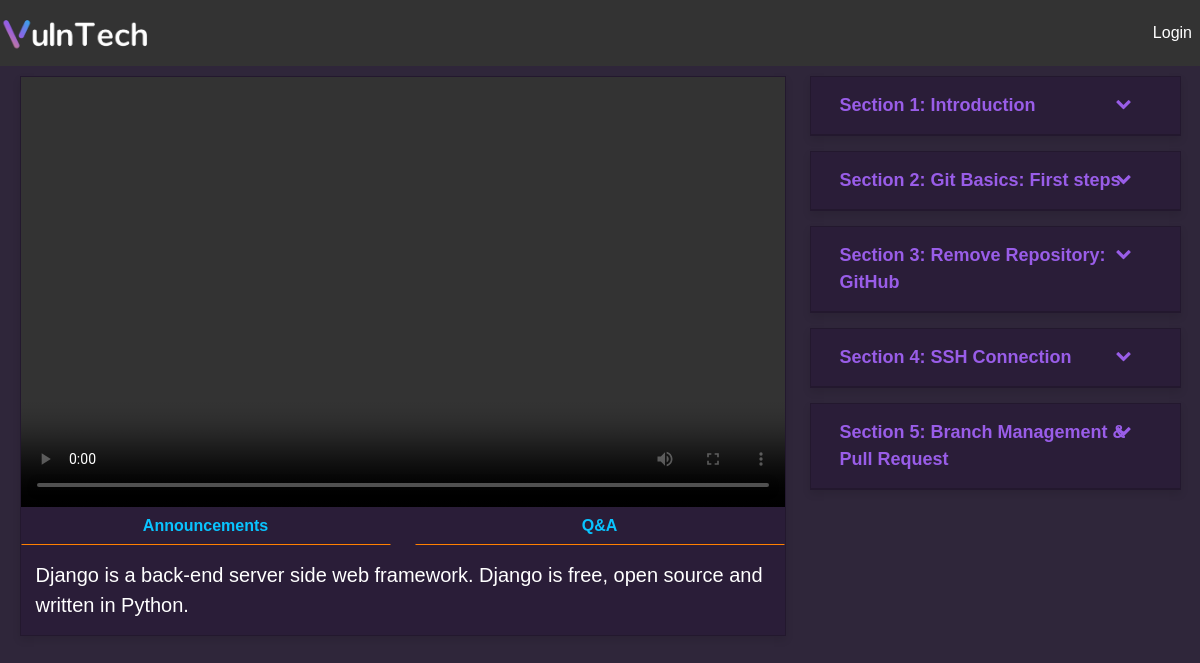
/courses/2/, run on the app's committed database.
### courses/models.py (models this page shows, shortened)
class Course(models.Model):
    title = models.CharField(max_length=200)
    description = models.TextField()
    instructor = models.ForeignKey(User, on_delete=models.CASCADE, related_name='instructed_courses')
    price = models.DecimalField(max_digits=10, decimal_places=2)
    created_at = models.DateTimeField(auto_now_add=True)
    image = models.ImageField(upload_to='course_images/', blank=True, null=True)

class Section(models.Model):
    course = models.ForeignKey(Course, related_name='sections', on_delete=models.CASCADE)
    title = models.CharField(max_length=200)

### courses/views.py (the view)
# urls.py: path('<int:course_id>/', views.course_detail, name='course_detail'),
def course_detail(request, course_id):
    course = get_object_or_404(Course, id=course_id)
    videos = course.videos.all()
    announcements = Announcement.objects.filter(course=course)
    questions = Question.objects.filter(course=course)
    context = {
        'course': course,
        'videos': videos,
        'announcements': announcements,
        'questions': questions,
    }
    return render(request, 'courses/course_detail.html', context)

### courses/templates/courses/course_detail.html (shortened to what this page needs)
{% extends 'base.html' %}
{% block content %}
<link rel="stylesheet" href="https://cdnjs.cloudflare.com/ajax/libs/font-awesome/4.7.0/css/font-awesome.min.css">
<div class="container-fluid container-fluid-custom mt-0 pt-0" id="mainContainer">
    <div class="row no-gutters">
        <div class="col-lg-8 col-md-8 pr-0">
            <div class="card mb-4 video-card">
                <div class="card-body p-0">
                    <div class="video-wrapper">
                        <video id="mainVideo" controls>
                            <source src="{{ videos.0.video_file.url }}" type="video/mp4">
                        </video>
                    </div>
                    <div class="row no-gutters">
                        <div class="col-md-6 pr-1">
                            <button id="announcementsButton" class="btn" onclick="toggleSection('announcements')">Announcements</button>
                        </div>
                        <div class="col-md-6 pl-1">
                            <button id="qnaButton" class="btn" onclick="toggleSection('qna')">Q&A</button>
                        </div>
                    </div>
                </div>
                <p style="font-size: 20px;color:#ffffff">{{ course.description }}</p>
            </div>
        </div>
        <div class="col-lg-4 col-md-4 pl-0">
            <div class="accordion mb-4" id="courseContentAccordion">
                {% for section in course.sections.all %}
                <div class="card">
                    <div class="card-header">
                        <h5 class="mb-0">
                            <button style="font-size:18px;text-align: left;display: inline-block;max-width: 400px;color: #995de8;" class="btn btn-link" type="button" data-toggle="collapse" data-target="#collapseSection{{ section.id }}" aria-expanded="true" aria-controls="collapseSection{{ section.id }}">
                                {{ section.title }}
                            </button>
                            <button style="color: #995de8;" class="btn btn-link toggle-btn" type="button" data-toggle="collapse" data-target="#collapseSection{{ section.id }}" aria-expanded="true" aria-controls="collapseSection{{ section.id }}">
                                <i class="fa fa-chevron-down" aria-hidden="true"></i>
                            </button>
                        </h5>
                    </div>
                </div>
                {% endfor %}
            </div>
        </div>
    </div>
</div>
{% endblock %}

### courses/templates/base.html (shortened to what this page needs)
{% load static %}
<!DOCTYPE html>
<html lang="en">
<head>
    <link href="{% static 'css/styles.css' %}" rel="stylesheet">
    <link rel="stylesheet" href="{% static 'css/bootstrap.min.css' %}">
    <link rel="stylesheet" href="https://cdnjs.cloudflare.com/ajax/libs/font-awesome/5.15.4/css/all.min.css">
</head>
<body id="convideo" style="background-color: #2f263a;color: #ffffff;">
    <nav class="navbar navbar-expand-lg navbar-dark">
        <a class="navbar-brand" href="{% url 'course_list' %}">
            <img src="{% static 'images/image.png' %}" alt="Vulntech Logo" class="logo">
        </a>
        <div class="collapse navbar-collapse">
            <ul class="navbar-nav ml-auto">
                {% if user.is_authenticated %}
                    <li class="nav-item"><a class="nav-link" href="{% url 'logout' %}">Logout</a></li>
                {% else %}
                    <li class="nav-item"><a class="nav-link" href="{% url 'login' %}">Login</a></li>
                {% endif %}
            </ul>
        </div>
    </nav>
    <div class="container-fluid">
        {% block content %}{% endblock %}
    </div>
</body>
</html>

### static/css/styles.css (style rules this page uses)
body { background-color: #1e1e1e; font-family: 'Poppins', sans-serif; color: #c5c6c7; animation: none !important; }
#convideo { background-color: #3d3349; color: #fff; font-family: 'poppins', sans-serif; border-radius: 0; }
.card { background-color: #1e1e1e; color: #c5c6c7; box-shadow: 0 4px 8px rgba(0, 0, 0, 0.1); transition: transform 0.3s; overflow: hidden; border-radius: 0; }
.card-body { padding: 16px; display: flex; flex-direction: column; }
.btn-link { color: #c5c6c7; text-decoration: none; background-color:#1e1e1e; font-weight: bold; }
.video-card { padding: 0; margin: 0; overflow: hidden; border-color: #3d3349; }
.container-fluid { padding: 0; }
.row { margin: 0; }
.col-lg-8, .col-lg-4 { padding: 0; }
.logo { height: 40px; margin-right: 10px; background-color: transparent; }
.navbar { background-color: #333333 !important; }
.navbar .navbar-brand, .navbar .nav-link { color: #ffffff !important; }
.logo { height: 40px; }
.container-fluid { padding: 10px; }
.navbar .navbar-nav { margin-left: auto; }

### courses/templates/courses/course_detail.html (style rules this page uses)
body { background-color: #121212; color: #E0E0E0; }
.container-fluid-custom { width: 100%; padding: 7.5px; animation: none !important; transform: none !important; }
.video-wrapper { position: relative; width: 100%; padding-bottom: 56.25%; height: 0; animation: none !important; transform: none !important; }
.video-wrapper video { position: absolute; top: 0; left: 0; width: 100%; height: 100%; }
.video-card, .announcements .card, .q-and-a .card, .accordion .card { border-radius: 0; margin-bottom: 15px; background-color: #2a1d38; box-shadow: 0 4px 8px rgba(0, 0, 0, 0.1); animation: none !important; transform: none !important; }
.video-card p, .card-body p { margin: 0; padding: 15px; color: #E0E0E0; }
.accordion .card-header { display: flex; justify-content: space-between; align-items: center; position: relative; background-color: #2a1d38; color: #ffffff; }
.btn-link { font-weight: bold; color: #BB86FC; text-decoration: none; }
.toggle-btn { position: absolute; right: 35px; color: #BB86FC; }
#announcementsButton, #qnaButton { color: #09c4ff; background-color: #2a1d38; font-weight: bold; border-radius: 0%; width: 100%; font-size: 16px; border-bottom: 1px solid #ff8000; }

### data on the page
Course: description "Django is a back-end server side web framework. Django is free, open source and written in Python."
Section: title "Section 1: Introduction"
Section: {{ section.id }} 4 (drawn), title "Section 2: Git Basics: First steps"
Section: title "Section 3: Remove Repository: GitHub"
Section: title "Section 4: SSH Connection"
Section: title "Section 5: Branch Management & Pull Request"
